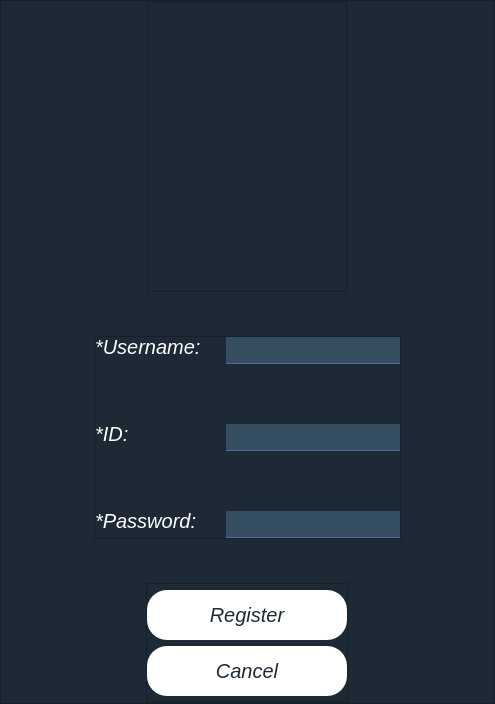
<?xml version="1.0" encoding="UTF-8"?>
<ui version="4.0">
 <class>MainWindow</class>
 <widget class="QMainWindow" name="MainWindow">
  <property name="geometry">
   <rect>
    <x>0</x>
    <y>0</y>
    <width>495</width>
    <height>704</height>
   </rect>
  </property>
  <property name="windowTitle">
   <string>Detect&amp;Suggest</string>
  </property>
  <property name="windowIcon">
   <iconset resource="icons.qrc">
    <normaloff>:/logo/icon_test.png</normaloff>:/logo/icon_test.png</iconset>
  </property>
  <widget class="QWidget" name="centralwidget">
   <layout class="QVBoxLayout" name="verticalLayout">
    <property name="spacing">
     <number>0</number>
    </property>
    <property name="leftMargin">
     <number>0</number>
    </property>
    <property name="topMargin">
     <number>0</number>
    </property>
    <property name="rightMargin">
     <number>0</number>
    </property>
    <property name="bottomMargin">
     <number>0</number>
    </property>
    <item>
     <widget class="QStackedWidget" name="stackedWidget">
      <property name="currentIndex">
       <number>1</number>
      </property>
      <widget class="QWidget" name="LoginPage">
       <layout class="QVBoxLayout" name="verticalLayout_2">
        <property name="spacing">
         <number>0</number>
        </property>
        <property name="leftMargin">
         <number>0</number>
        </property>
        <property name="topMargin">
         <number>0</number>
        </property>
        <property name="rightMargin">
         <number>0</number>
        </property>
        <property name="bottomMargin">
         <number>0</number>
        </property>
        <item>
         <widget class="QFrame" name="frame_login">
          <property name="styleSheet">
           <string notr="true">*{
	background-color: rgb(29, 42, 53);
	font-size: 20px;
	font-family:&quot;Georgia&quot;,Serif;
	font-style: italic;
	color:rgb(255,255,255,255);
	
}
QPushButton{
	color: rgb(29, 42, 53);
	border-radius: 20px;
	background-color: rgb(255, 255, 255);

}
QPushButton:hover{
	color: rgb(138, 0, 0);
	background-color: rgb(236, 236, 236);
}
QLabel{
	background-color: rgb(29, 42, 53);
}
QLineEdit{
	background-color: rgb(53, 77, 97);
	border:none;
	border-bottom:1px solid rgb(90, 100, 160);
}</string>
          </property>
          <property name="frameShape">
           <enum>QFrame::StyledPanel</enum>
          </property>
          <property name="frameShadow">
           <enum>QFrame::Raised</enum>
          </property>
          <layout class="QVBoxLayout" name="verticalLayout_3">
           <property name="spacing">
            <number>0</number>
           </property>
           <property name="leftMargin">
            <number>0</number>
           </property>
           <property name="topMargin">
            <number>0</number>
           </property>
           <property name="rightMargin">
            <number>0</number>
           </property>
           <property name="bottomMargin">
            <number>0</number>
           </property>
           <item alignment="Qt::AlignHCenter">
            <widget class="QFrame" name="frame_3">
             <property name="frameShape">
              <enum>QFrame::StyledPanel</enum>
             </property>
             <property name="frameShadow">
              <enum>QFrame::Raised</enum>
             </property>
             <layout class="QVBoxLayout" name="verticalLayout_4">
              <item>
               <widget class="QLabel" name="label_logo">
                <property name="minimumSize">
                 <size>
                  <width>180</width>
                  <height>0</height>
                 </size>
                </property>
                <property name="maximumSize">
                 <size>
                  <width>150</width>
                  <height>180</height>
                 </size>
                </property>
                <property name="styleSheet">
                 <string notr="true">*{
	
	background-image: url(:/logo/icon_test.png);
	background-repeat: no-repeat;
	background-position: center;
	  background-size: 10px 10px;

}</string>
                </property>
                <property name="text">
                 <string/>
                </property>
               </widget>
              </item>
             </layout>
            </widget>
           </item>
           <item alignment="Qt::AlignHCenter|Qt::AlignVCenter">
            <widget class="QFrame" name="frame_2">
             <property name="frameShape">
              <enum>QFrame::StyledPanel</enum>
             </property>
             <property name="frameShadow">
              <enum>QFrame::Raised</enum>
             </property>
             <layout class="QFormLayout" name="formLayout">
              <property name="horizontalSpacing">
               <number>25</number>
              </property>
              <property name="verticalSpacing">
               <number>60</number>
              </property>
              <property name="leftMargin">
               <number>0</number>
              </property>
              <property name="topMargin">
               <number>0</number>
              </property>
              <property name="rightMargin">
               <number>0</number>
              </property>
              <property name="bottomMargin">
               <number>0</number>
              </property>
              <item row="0" column="0">
               <widget class="QLabel" name="label_user">
                <property name="maximumSize">
                 <size>
                  <width>16777215</width>
                  <height>20</height>
                 </size>
                </property>
                <property name="text">
                 <string>Username:</string>
                </property>
               </widget>
              </item>
              <item row="0" column="1">
               <widget class="QLineEdit" name="lineEdit_user">
                <property name="maximumSize">
                 <size>
                  <width>250</width>
                  <height>16777215</height>
                 </size>
                </property>
               </widget>
              </item>
              <item row="1" column="0">
               <widget class="QLabel" name="label_id">
                <property name="maximumSize">
                 <size>
                  <width>16777215</width>
                  <height>20</height>
                 </size>
                </property>
                <property name="styleSheet">
                 <string notr="true"/>
                </property>
                <property name="text">
                 <string>ID:</string>
                </property>
               </widget>
              </item>
              <item row="1" column="1">
               <widget class="QLineEdit" name="lineEdit_id">
                <property name="maximumSize">
                 <size>
                  <width>250</width>
                  <height>16777215</height>
                 </size>
                </property>
                <property name="maxLength">
                 <number>9</number>
                </property>
               </widget>
              </item>
              <item row="2" column="0">
               <widget class="QLabel" name="label_password">
                <property name="maximumSize">
                 <size>
                  <width>16777215</width>
                  <height>20</height>
                 </size>
                </property>
                <property name="styleSheet">
                 <string notr="true"/>
                </property>
                <property name="text">
                 <string>Password:</string>
                </property>
               </widget>
              </item>
              <item row="2" column="1">
               <widget class="QLineEdit" name="lineEdit_password">
                <property name="maximumSize">
                 <size>
                  <width>250</width>
                  <height>16777215</height>
                 </size>
                </property>
                <property name="maxLength">
                 <number>10</number>
                </property>
                <property name="echoMode">
                 <enum>QLineEdit::Password</enum>
                </property>
               </widget>
              </item>
             </layout>
            </widget>
           </item>
           <item alignment="Qt::AlignHCenter">
            <widget class="QFrame" name="frame">
             <property name="maximumSize">
              <size>
               <width>16777215</width>
               <height>120</height>
              </size>
             </property>
             <property name="frameShape">
              <enum>QFrame::StyledPanel</enum>
             </property>
             <property name="frameShadow">
              <enum>QFrame::Raised</enum>
             </property>
             <layout class="QVBoxLayout" name="verticalLayout_5">
              <property name="spacing">
               <number>0</number>
              </property>
              <property name="leftMargin">
               <number>0</number>
              </property>
              <property name="topMargin">
               <number>0</number>
              </property>
              <property name="rightMargin">
               <number>0</number>
              </property>
              <property name="bottomMargin">
               <number>0</number>
              </property>
              <item>
               <widget class="QPushButton" name="btn_login">
                <property name="minimumSize">
                 <size>
                  <width>200</width>
                  <height>0</height>
                 </size>
                </property>
                <property name="maximumSize">
                 <size>
                  <width>200</width>
                  <height>50</height>
                 </size>
                </property>
                <property name="text">
                 <string>Login</string>
                </property>
               </widget>
              </item>
              <item>
               <widget class="QPushButton" name="btn_register">
                <property name="minimumSize">
                 <size>
                  <width>200</width>
                  <height>0</height>
                 </size>
                </property>
                <property name="maximumSize">
                 <size>
                  <width>200</width>
                  <height>50</height>
                 </size>
                </property>
                <property name="text">
                 <string>Register</string>
                </property>
               </widget>
              </item>
             </layout>
            </widget>
           </item>
          </layout>
         </widget>
        </item>
       </layout>
      </widget>
      <widget class="QWidget" name="RegisterPage">
       <layout class="QVBoxLayout" name="verticalLayout_9">
        <property name="spacing">
         <number>0</number>
        </property>
        <property name="leftMargin">
         <number>0</number>
        </property>
        <property name="topMargin">
         <number>0</number>
        </property>
        <property name="rightMargin">
         <number>0</number>
        </property>
        <property name="bottomMargin">
         <number>0</number>
        </property>
        <item>
         <widget class="QFrame" name="frame_register">
          <property name="styleSheet">
           <string notr="true">*{
	
	background-color: rgb(29, 42, 53);
	font-size: 20px;
	font-family:&quot;Georgia&quot;,Serif;
	font-style: italic;
	color: rgb(255, 255, 255);
}
QPushButton{
	color: rgb(29, 42, 53);
	border-radius: 20px;
	background-color: rgb(255, 255, 255);

}
QPushButton:hover{
	color: rgb(138, 0, 0);
	background-color: rgb(236, 236, 236);
}
QLabel{
	background-color: rgb(29, 42, 53);
}
QLineEdit{
	background-color: rgb(53, 77, 97);
	border:none;
	border-bottom:1px solid rgb(90, 100, 160);
}</string>
          </property>
          <property name="frameShape">
           <enum>QFrame::StyledPanel</enum>
          </property>
          <property name="frameShadow">
           <enum>QFrame::Raised</enum>
          </property>
          <layout class="QVBoxLayout" name="verticalLayout_6">
           <property name="spacing">
            <number>0</number>
           </property>
           <property name="leftMargin">
            <number>0</number>
           </property>
           <property name="topMargin">
            <number>0</number>
           </property>
           <property name="rightMargin">
            <number>0</number>
           </property>
           <property name="bottomMargin">
            <number>0</number>
           </property>
           <item alignment="Qt::AlignHCenter">
            <widget class="QFrame" name="frame_4">
             <property name="frameShape">
              <enum>QFrame::StyledPanel</enum>
             </property>
             <property name="frameShadow">
              <enum>QFrame::Raised</enum>
             </property>
             <layout class="QVBoxLayout" name="verticalLayout_7">
              <item alignment="Qt::AlignHCenter">
               <widget class="QLabel" name="label_logo_2">
                <property name="minimumSize">
                 <size>
                  <width>180</width>
                  <height>0</height>
                 </size>
                </property>
                <property name="maximumSize">
                 <size>
                  <width>150</width>
                  <height>180</height>
                 </size>
                </property>
                <property name="styleSheet">
                 <string notr="true">*{
	
	background-image: url(:/logo/icon_test.png);
	background-repeat: no-repeat;
	background-position: center;
	  background-size: 10px 10px;

}</string>
                </property>
                <property name="text">
                 <string/>
                </property>
               </widget>
              </item>
             </layout>
            </widget>
           </item>
           <item alignment="Qt::AlignHCenter|Qt::AlignVCenter">
            <widget class="QFrame" name="frame_5">
             <property name="frameShape">
              <enum>QFrame::StyledPanel</enum>
             </property>
             <property name="frameShadow">
              <enum>QFrame::Raised</enum>
             </property>
             <layout class="QFormLayout" name="formLayout_2">
              <property name="horizontalSpacing">
               <number>25</number>
              </property>
              <property name="verticalSpacing">
               <number>60</number>
              </property>
              <property name="leftMargin">
               <number>0</number>
              </property>
              <property name="topMargin">
               <number>0</number>
              </property>
              <property name="rightMargin">
               <number>0</number>
              </property>
              <property name="bottomMargin">
               <number>0</number>
              </property>
              <item row="0" column="0">
               <widget class="QLabel" name="label_user_register">
                <property name="maximumSize">
                 <size>
                  <width>16777215</width>
                  <height>20</height>
                 </size>
                </property>
                <property name="text">
                 <string>*Username:</string>
                </property>
               </widget>
              </item>
              <item row="0" column="1">
               <widget class="QLineEdit" name="lineEdit_user_register">
                <property name="maximumSize">
                 <size>
                  <width>250</width>
                  <height>16777215</height>
                 </size>
                </property>
               </widget>
              </item>
              <item row="1" column="0">
               <widget class="QLabel" name="label_id_register">
                <property name="maximumSize">
                 <size>
                  <width>16777215</width>
                  <height>20</height>
                 </size>
                </property>
                <property name="styleSheet">
                 <string notr="true"/>
                </property>
                <property name="text">
                 <string>*ID:</string>
                </property>
               </widget>
              </item>
              <item row="1" column="1">
               <widget class="QLineEdit" name="lineEdit_id_register">
                <property name="maximumSize">
                 <size>
                  <width>250</width>
                  <height>16777215</height>
                 </size>
                </property>
                <property name="maxLength">
                 <number>9</number>
                </property>
               </widget>
              </item>
              <item row="2" column="0">
               <widget class="QLabel" name="label_password_register">
                <property name="maximumSize">
                 <size>
                  <width>16777215</width>
                  <height>20</height>
                 </size>
                </property>
                <property name="styleSheet">
                 <string notr="true"/>
                </property>
                <property name="text">
                 <string>*Password:</string>
                </property>
               </widget>
              </item>
              <item row="2" column="1">
               <widget class="QLineEdit" name="lineEdit_password_register">
                <property name="maximumSize">
                 <size>
                  <width>250</width>
                  <height>16777215</height>
                 </size>
                </property>
                <property name="maxLength">
                 <number>10</number>
                </property>
                <property name="echoMode">
                 <enum>QLineEdit::Password</enum>
                </property>
               </widget>
              </item>
             </layout>
            </widget>
           </item>
           <item alignment="Qt::AlignHCenter">
            <widget class="QFrame" name="frame_6">
             <property name="maximumSize">
              <size>
               <width>16777215</width>
               <height>120</height>
              </size>
             </property>
             <property name="frameShape">
              <enum>QFrame::StyledPanel</enum>
             </property>
             <property name="frameShadow">
              <enum>QFrame::Raised</enum>
             </property>
             <layout class="QVBoxLayout" name="verticalLayout_8">
              <property name="spacing">
               <number>0</number>
              </property>
              <property name="leftMargin">
               <number>0</number>
              </property>
              <property name="topMargin">
               <number>0</number>
              </property>
              <property name="rightMargin">
               <number>0</number>
              </property>
              <property name="bottomMargin">
               <number>0</number>
              </property>
              <item>
               <widget class="QPushButton" name="btn_register_3">
                <property name="minimumSize">
                 <size>
                  <width>200</width>
                  <height>0</height>
                 </size>
                </property>
                <property name="maximumSize">
                 <size>
                  <width>200</width>
                  <height>50</height>
                 </size>
                </property>
                <property name="text">
                 <string>Register</string>
                </property>
               </widget>
              </item>
              <item>
               <widget class="QPushButton" name="btn_cancel">
                <property name="minimumSize">
                 <size>
                  <width>200</width>
                  <height>0</height>
                 </size>
                </property>
                <property name="maximumSize">
                 <size>
                  <width>200</width>
                  <height>50</height>
                 </size>
                </property>
                <property name="text">
                 <string>Cancel</string>
                </property>
               </widget>
              </item>
             </layout>
            </widget>
           </item>
          </layout>
         </widget>
        </item>
       </layout>
      </widget>
     </widget>
    </item>
   </layout>
  </widget>
 </widget>
 <resources>
  <include location="icons.qrc"/>
 </resources>
 <connections/>
</ui>
